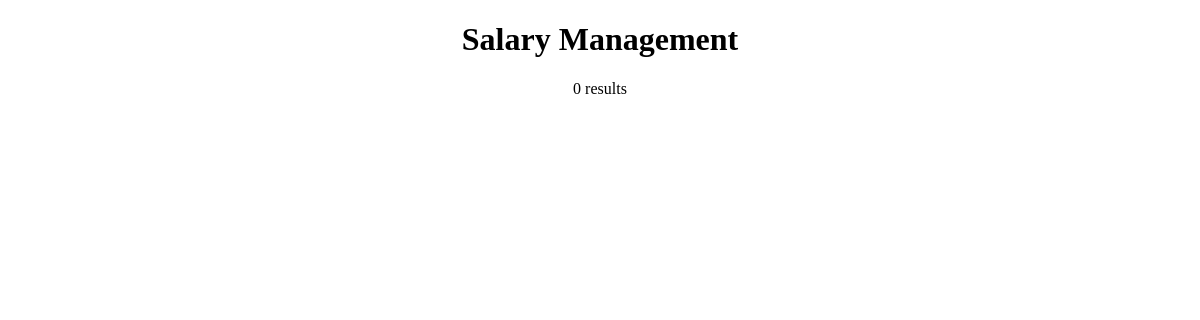
Page /allData.php on the earlier database version.
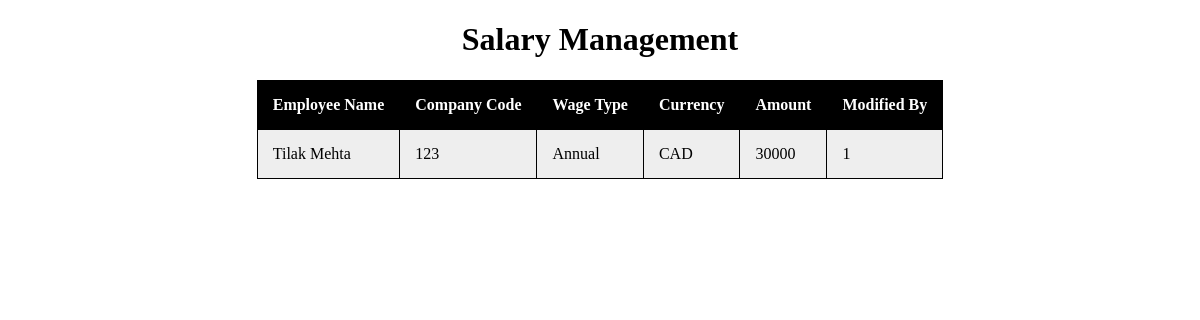
Same page on the later database version.
### tables this page shows
CREATE TABLE salary_details (
    paymentID INT PRIMARY KEY ,
    currency VARCHAR(3) NOT NULL,
    wageType VARCHAR(15) NOT NULL,
    amount float NOT NULL,
    employeeID INT NOT NULL,
    employerID INT NOT NULL,
    FOREIGN KEY (employeeID) REFERENCES employee (id) on delete cascade,
    FOREIGN KEY (employerID) REFERENCES employer (id)
);

CREATE TABLE employee (
    
    id INT PRIMARY KEY,
    first_name VARCHAR(40) NOT NULL,
    last_name VARCHAR(40) NOT NULL,
    email VARCHAR(40) NOT NULL,
    phone_number VARCHAR(40) NOT NULL,
    company_code INT(10) NOT NULL,
    password VARCHAR(20) NOT NULL

);

### allData.php (called while the page is built)
<?php
require_once('./inc/utilities/allDataHTML.php');
Data::html_header();
Data::html_data();
Data::html_footer();
?>

### inc/utilities/allDataHTML.php (the view, shortened to what this page needs)
<?php
class Data {
    static public function html_header(){
    echo "<!DOCTYPE html>
    <html>
    <head>
    <style>
    table, th, td {
        border: 1px solid black;
        border-collapse: collapse;
      }
      th, td {
        padding: 15px;
        text-align: left;
      }
      #t01 tr:nth-child(even) {
        background-color: #eee;
      }
      #t01 tr:nth-child(odd) {
       background-color: #fff;
      }
      #t01 th {
        background-color: black;
        color: white;
      }
    </style>
    <title> Salary Information </title>
    </head>
    <body>
    <center>
    <h1>Salary Management</h1>";
    }
    static public function html_data(){
        $servername = "localhost";
        $username = "root";
        $password = "";
        $dbname = "Legends_payroll";
        $conn = new mysqli($servername, $username, $password, $dbname);
        $sql = "SELECT employee.first_name, employee.last_name, employee.company_code, salary_details.wageType, salary_details.currency, salary_details.amount, salary_details.employeeID FROM salary_details INNER JOIN employee ON salary_details.employeeID = employee.id";
        $result = $conn->query($sql);
        if ($result->num_rows > 0) {
            echo "<table id='t01'>
            <tr>
            <th>Employee Name</th>
            <th>Company Code</th>
            <th>Wage Type</th>
            <th>Currency</th>
            <th>Amount</th>
            <th>Modified By</th>
            </tr>";
            while($row = $result->fetch_assoc()) {
                echo "<tr>
                <td>" . $row["first_name"]. " " . $row["last_name"]."</td>
                <td>" .$row['company_code']. "</td>
                <td>" .$row['wageType']. "</td>
                <td>" .$row['currency']. "</td>
                <td>" .$row['amount']. "</td>
                <td>" .$row['employeeID']. "</td>
                </tr>";
            }
            echo "</table>";
        } else {
            echo "0 results";
        }
    }
    static public function html_footer(){
        echo" </center>
        </body>
        </html";
    }
}
?>

### inc/utilities/allDataHTML.php (style rules this page uses)
table, th, td { border: 1px solid black; border-collapse: collapse; }
th, td { padding: 15px; text-align: left; }
#t01 tr:nth-child(even) { background-color: #eee; }
#t01 tr:nth-child(odd) { background-color: #fff; }
#t01 th { background-color: black; color: white; }

Differences in the rows shown:
added salary_details: employeeID.first_name "Tilak", employeeID.last_name "Mehta", employeeID.company_code "123", wageType "Annual", currency "CAD", amount "30000", employeeID "1"
Other differences:
text no longer shown: "0 results"
text now shown: "Employee Name Company Code Wage Type Currency Amount Modified By"
